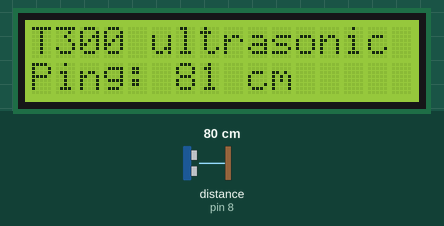
The sketch below on a simulated Arduino Uno, built with avr-gcc and run on an emulated ATmega328P. Shown: 16×2 character LCD. Inputs (shaded band) come from the test bench; at power-on: distance to the obstacle (sensor on pin 8) 80 cm. The echo pulse lasts 58.3 µs per cm.

Above: at 1.2 s.
1.3 s: distance to the obstacle (sensor on pin 8) set to 2 cm
At 2.5 s:
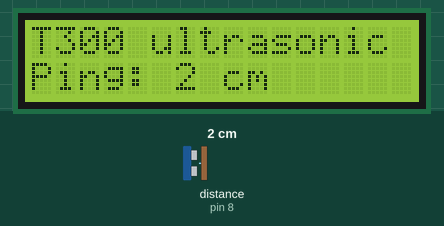
2.8 s: distance to the obstacle (sensor on pin 8) set to 4 cm
At 3.8 s:
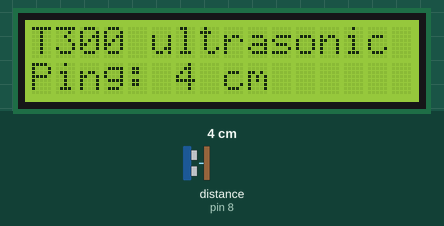
4.3 s: distance to the obstacle (sensor on pin 8) set to 9 cm
At 5.1 s:
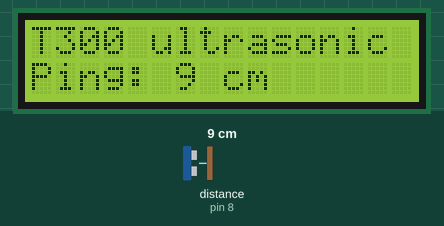
Timing chart, 0 to 7.3 s (numbered marks = the images above; inputs shaded):
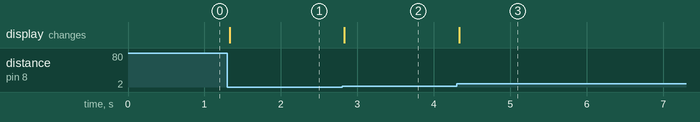

The sketch:

ultrasonic_1602.ino
```cpp
#include <Wire.h>
#include <hd44780.h>
#include <hd44780ioClass/hd44780_I2Cexp.h> // include i/o class header
#include <NewPing.h>

#define  PIN_BUZZER     4
#define  PIN_TRIGGER    7
#define  PIN_ECHO       8
#define  MAX_DISTANCE 350 // Maximum distance we want to ping for (in centimeters).
                          // Maximum sensor distance is rated at 400-500cm.
int DistanceCm;

NewPing sonar(PIN_TRIGGER, PIN_ECHO, MAX_DISTANCE);

hd44780_I2Cexp lcd; // declare lcd object: auto locate & config display for hd44780 chip

void setup()
{
  lcd.begin(16, 2);
  lcd.setCursor(0,0);
  lcd.print("T300 ultrasonic");
}

void distance() {
   DistanceCm = sonar.ping_cm(); // 10 pings per second
   lcd.setCursor(0,1);
   lcd.print("Ping: ");
   lcd.print(DistanceCm);
   lcd.print(" cm  ");
}

void loop()
{
  distance();
  delay(10);   // waits 100 milliseconds between pings. 29 milliseconds is the shortest delay between 2 pings
}
```

Measured:
- after the input at 1.3 s, the display: changes at once (image 1)
- after the input at 2.8 s, the display: changes at once (image 2)
- after the input at 4.3 s, the display: changes at once (image 3)
